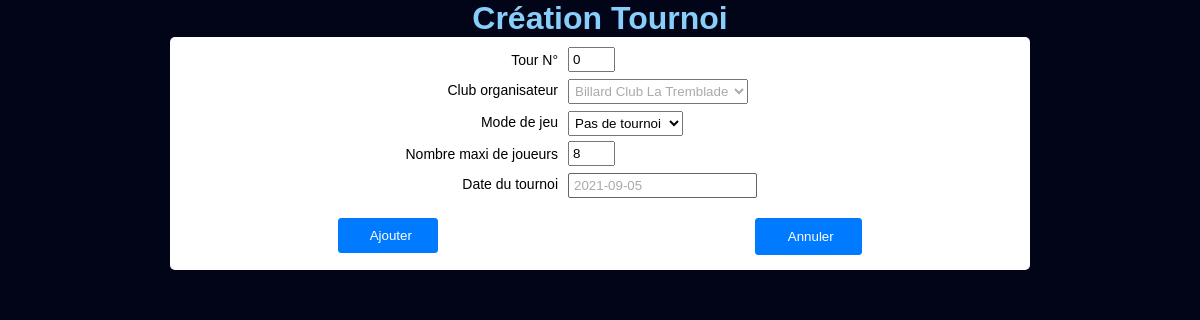
/admin-insc/admin_update_tourdejeu/2 (signed in), run on the app's committed database.
### tournoi/models.py (models this page shows, shortened)
class TourDeJeu(models.Model):
    tour_nbr = models.PositiveSmallIntegerField(blank=True, null=True, verbose_name='Tour N°')
    lieu_organisation = models.ForeignKey(Club, on_delete=models.PROTECT)
    mode_jeu = models.ForeignKey(ModeJeux, default=ModeJeux.get_default_pk, blank=True, null=True, verbose_name='Mode de jeu', on_delete=models.PROTECT)
    nbr_maxi_joueur = models.PositiveSmallIntegerField(default=8, blank=True, null=True, verbose_name='Nombre maxi de joueur')
    nbr_inscrit = models.PositiveSmallIntegerField(default=0, blank=True, null=True, verbose_name="Nombre d'inscrit")
    nbr_inscrit_att = models.PositiveSmallIntegerField(default=0, blank=True, null=True, verbose_name="Nombre d'inscrit sur liste d'attente")
    date = models.DateField(auto_now=False, auto_now_add=False)
    class Meta:
        verbose_name_plural = "Tour de Jeux"
        ordering = ('date', 'lieu_organisation__short_name')

### administration/views.py (the view)
# urls.py: path('admin_update_tourdejeu/<int:pk>', views.TourdejeuUpdate, name='admin_update_tourdejeu'),
@login_required(login_url='../../accounts/login/')
def TourdejeuUpdate(request, pk):
    try:
        tourdejeu = TourDeJeu.objects.get(pk=pk)
    except TourDeJeu.DoesNotExist:
        return redirect('admin_index')
    form = TourdejeuForm(request.POST or None, instance=tourdejeu)
    if form.is_valid():
        form.save()
    return render(request, 'admin_update_tourdejeu.html', {'form':form})

### tournoi/models.py (called while the page is built)
    def __str__(self):
        return self.nom_club

    def __str__(self):
        return self.mode_jeux

### administration/templates/admin_update_tourdejeu.html (shortened to what this page needs)
{% extends 'popup.html' %}
{% load static %}
{% block content %}
<div class="col">
    <div class="row" style="justify-content:center">
        <h1>Création Tournoi</h1>
    </div>
    <div class="row" style="justify-content:center">
        <div class="tournoi" style="border-radius: 5px">
            <form method="post" enctype="multipart/form-data">
                <div class="col ">
                    <div class="row">
                        <div class="form-label">
                            <label>{{ form.tour_nbr.label }}</label>
                        </div>
                        <div>
                            {{ form.tour_nbr }}
                        </div>
                    </div>
                    <div class="row">
                        <div class="form-label">
                            <label>{{ form.lieu_organisation.label }}</label>
                        </div>
                        <div>
                            {{ form.lieu_organisation }}
                        </div>
                    </div>
                    <div class="row">
                        <div class="form-label">
                            <label>{{ form.mode_jeu.label }}</label>
                        </div>
                        <div>
                            {{ form.mode_jeu }}
                        </div>
                    </div>
                    <div class="row">
                        <div class="form-label">
                            <label>{{ form.nbr_maxi_joueur.label }}</label>
                        </div>
                        <div>
                            {{ form.nbr_maxi_joueur }}
                        </div>
                    </div>
                    <div class="row">
                        <div class="form-label">
                            <label>{{ form.date.label }}</label>
                        </div>
                        <div>
                            {{ form.date }}
                        </div>
                    </div>
                    <div class="div_submit" style="margin-top:15px">
                        <input type="submit" value="Ajouter" />
                        <a href="#" onclick="window.close();">
                            <input type="cancel" value="Annuler" />
                        </a>
                    </div>
                </div>
            </form>
        </div>
    </div>
</div>
{% endblock content %}

### static/css/style.css (style rules this page uses)
* { margin: 0px; padding: 0px; font-family: Avenir, sans-serif; }
html { font: 62.5% Arial, Helvetica, sans-serif; }
.popup_background { background-color: #020518; }
body { min-height: 100%; }
h1 { font-size: 32px; color: lightskyblue; }
.col { display: flex; flex-wrap: wrap; flex-direction: column; }
.row { display: flex; flex-wrap: nowrap; width: 100%; }
.connexion, .tournoi { width: 300px; background-color: white; padding: 10px; border-top-left-radius: 5px; border-top-right-radius: 5px; }
.tournoi { width: 70%; }
label { font-size: 12px; }
#id_date, #id_lieu_organisation { color:#aaaaaa; }

### static/css/form.css (style rules this page uses)
input[type=text], input[type=password], input[type=email], input[type=cancel], input[type=submit] { height: 25px; width:97%; border-radius: 5px; padding-left: 5px; margin-bottom: 15px; }
input[type=submit], input[type=cancel] { width: 100px; height: 35px; background-color: #007bff; color: white; font-weight: 400; border-radius: 3px; margin-bottom: 5px; border: 1px solid #007bff; text-align: center; }
.div_submit { width: 100%; display: flex; justify-content: space-around; }
.form-control, .form-select, input[type=text].form-control { margin-top: 2px; margin-bottom: 5px; padding: 2px; height: 25px; }
input[type=text].form-control { border-radius: 2px; border: 1px solid rgb(100, 100, 100); height: 19px; padding: 2px 2px 2px 5px; }
.form-check-input[type=number] { width: 20%; padding: 3px; margin-bottom: 5px; }
.form-label { display: flex; align-items: center; width: 45%; justify-content: flex-end; margin-right: 10px; height: 25px; }
.form-label > label { font-size: 14px; }

### data on the page
TourDeJeu: tour_nbr "0", lieu_organisation "Billard Club La Tremblade", mode_jeu "Pas de tournoi", nbr_maxi_joueur "8", date "2021-09-05"
